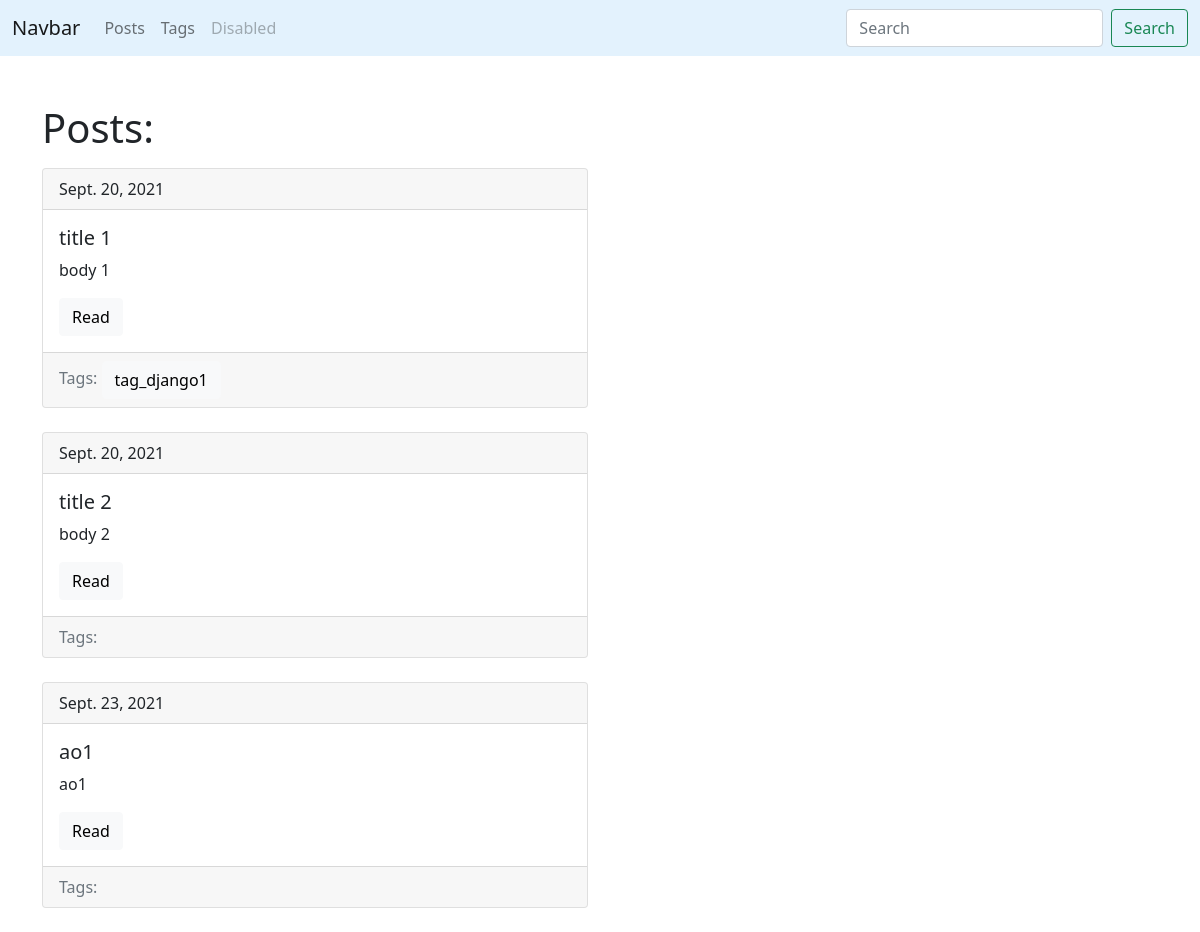
Page /blog/ on the earlier database version.
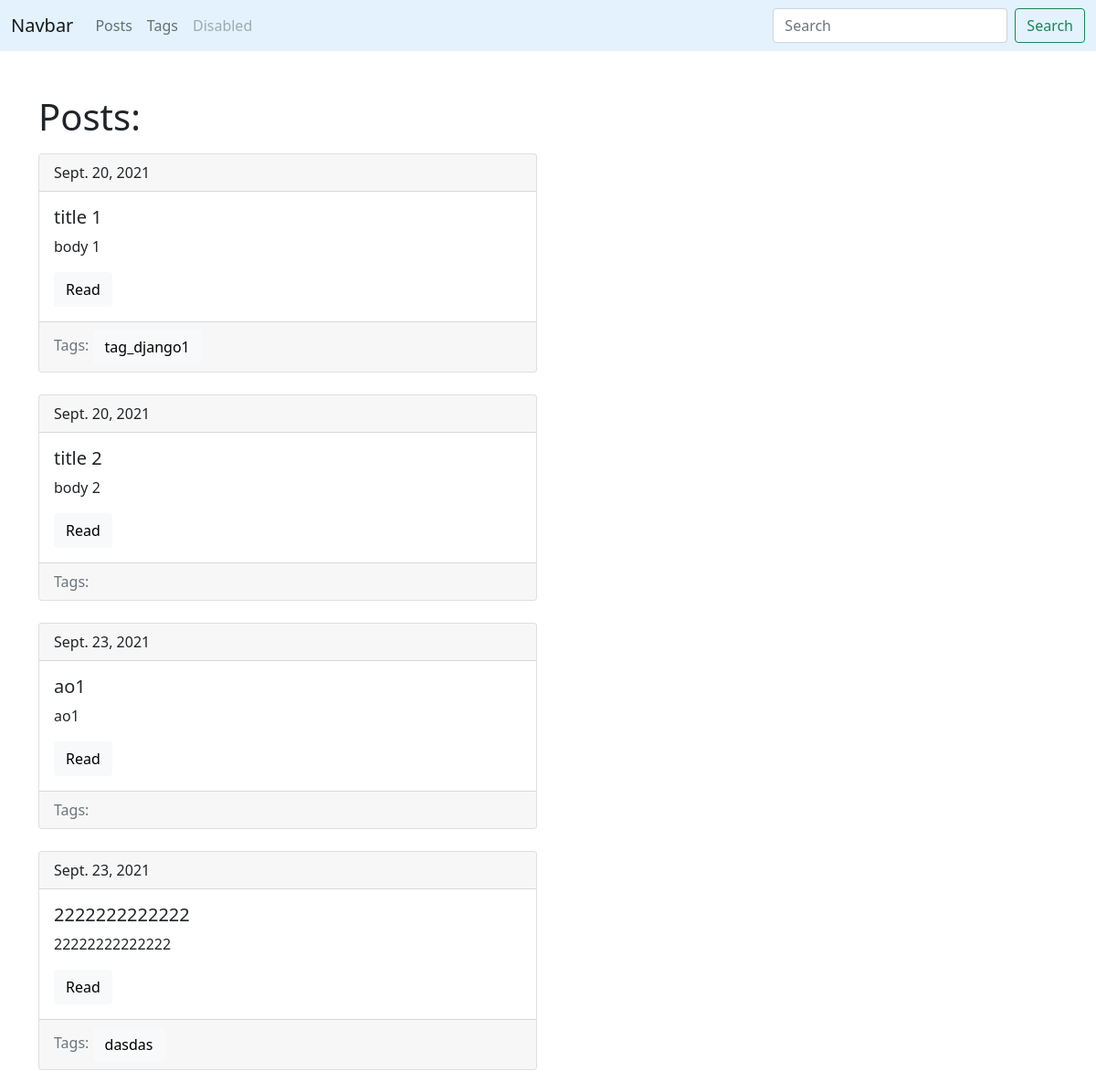
Same page on the later database version.
### blog/models.py (models this page shows, shortened)
class Post(models.Model):
    title = models.CharField(max_length=150,db_index=True)
    slug = models.SlugField(max_length=150, blank=True,unique=True)
    body = models.TextField(blank=True,db_index=True)
    tags = models.ManyToManyField('Tag',blank=True,related_name='posts')
    date_pub = models.DateField(auto_now_add=True)
    def get_absolute_url(self):
        return reverse('post_detail_url', kwargs={'slug': self.slug})

class Tag(models.Model):
    title = models.CharField(max_length=150)
    slug = models.SlugField(max_length=150,unique=True)
    def get_absolute_url(self):
        return reverse('tag_detail_url',kwargs={'slug':self.slug})

### blog/views.py (the view)
# urls.py: path('',                posts_list,     name='posts_list_url'),
def posts_list(request):
    posts = Post.objects.all()
    return render(request,'blog/index.html',context={'posts':posts})

### blog/templates/blog/index.html (shortened to what this page needs)
{% extends 'blog/base_blog.html' %}
{% block content %}
<h1 class ="mb-3">Posts:</h1>
{% for post in posts %}
    {% include 'blog/includes/post_card_template.html' %}
{%endfor%}
{% endblock %}

### blog/templates/blog/includes/post_card_template.html
<div class="card mb-4">
    <div class="card-header">
        {{post.date_pub}}
    </div>
    <div class="card-body">
        <h5 class="card-title">{{post.title}}</h5>
        <p class="card-text">{{post.body|truncatewords:15}}</p>
        <a href="{{ post.get_absolute_url }}" class="btn btn-light">Read</a>
    </div>
    <div class="card-footer text-muted">
        Tags:
        {% for tag in post.tags.all%}
            <a href="{{ tag.get_absolute_url }}" class="btn btn-light">{{ tag.title }}</a>
        {%endfor%}
    </div>
</div>

Differences in the rows shown:
added Post: date_pub "Sept. 23, 2021", title "2222222222222", body "22222222222222"
now on this page (row unchanged): Tag: title "dasdas", shown under "Sept. 23, 2021"
